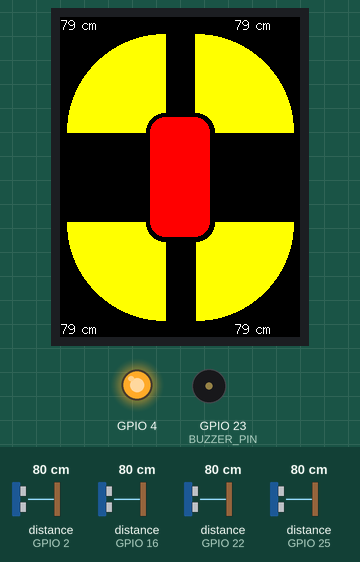
Recording of a sketch running on a simulated ESP32. Parts: 240×320 colour display, output pins drawn as LEDs (lit = HIGH), buzzer (waves = sounding). Wiring (inferred from the names in the program): 4 × ultrasonic range finder: trigger GPIO 15, echo GPIO 2 / trigger GPIO 17, echo GPIO 16 / trigger GPIO 21, echo GPIO 22 / trigger GPIO 26, echo GPIO 25. The inputs (shaded band) are chosen by the test bench; at power-on: distance to the obstacle (sensors on GPIO 2, GPIO 16, GPIO 22, GPIO 25) 80 cm. The echo pulse lasts 58.3 µs per cm; pins used as bus, display or sensor lines are not drawn; what the sketch prints to the serial monitor is not drawn.

Above: at 1.6 s.
1.7 s: distance to the obstacle (sensor on GPIO 2) set to 2 cm
At 4.3 s:
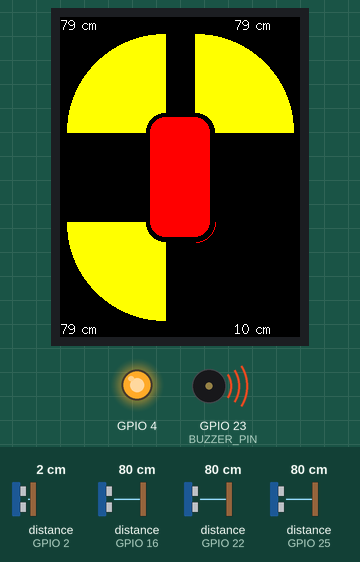
5.2 s: distance to the obstacle (sensor on GPIO 16) set to 35 cm
At 7.5 s:
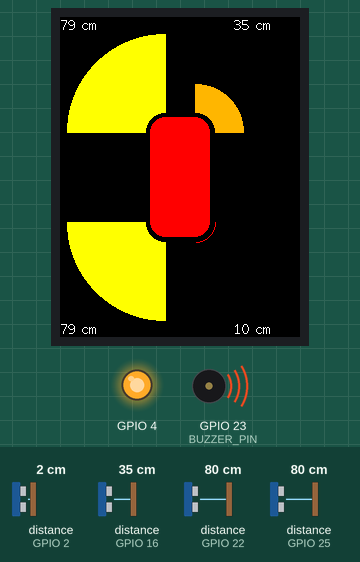
8.4 s: distance to the obstacle (sensor on GPIO 22) set to 86 cm
At 11.0 s:
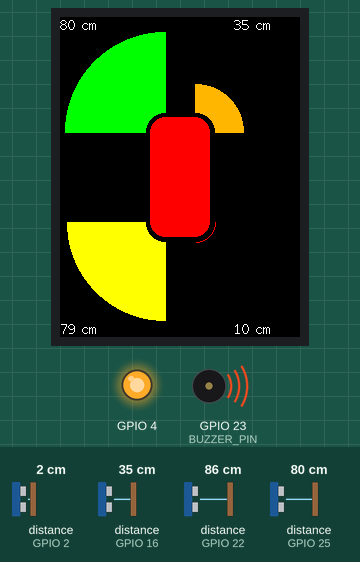
11.6 s: distance to the obstacle (sensor on GPIO 25) set to 2 cm
At 14.4 s:
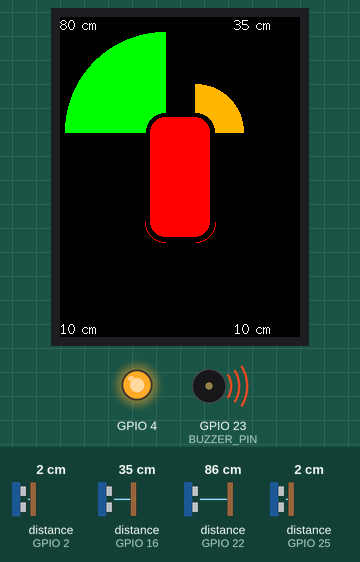
14.7 s: distance to the obstacle (sensor on GPIO 2) set to 18 cm
At 16.9 s:
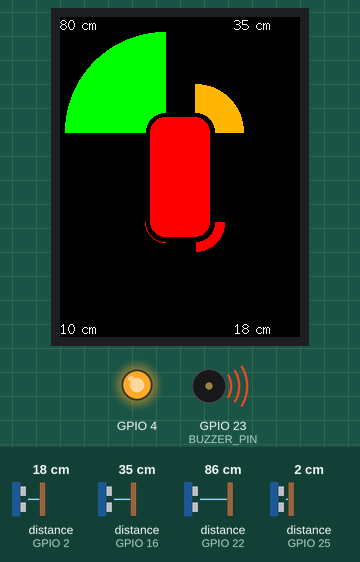
17.8 s: distance to the obstacle (sensor on GPIO 16) set to 2 cm
At 20.6 s:
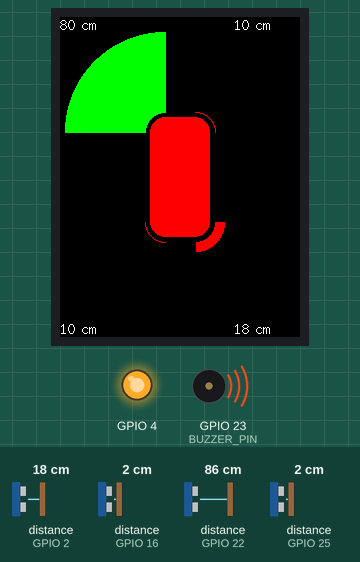
Timing chart, 0 to 21.9 s (numbered marks = the images above; inputs shaded):
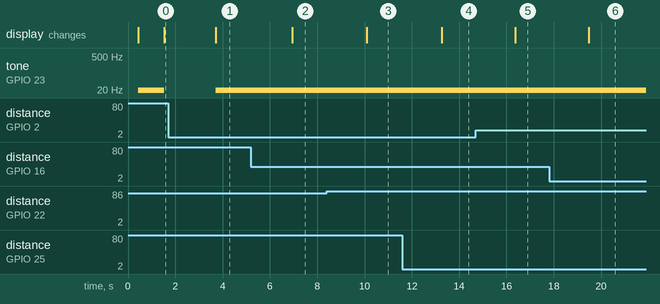

The sketch:

main.ino
```cpp
#include <Arduino.h>
#include <SPI.h>
#include <TFT_eSPI.h> // Hardware-specific library
#include <WiFi.h>
#include <WebServer.h>
#define TRIG_PIN_1 21
#define ECHO_PIN_1 22

#define TRIG_PIN_2 17
#define ECHO_PIN_2 16

#define TRIG_PIN_3 26
#define ECHO_PIN_3 25

#define TRIG_PIN_4 15
#define ECHO_PIN_4 2

#define SOUND_SPEED 0.0343 // Speed of sound in cm/us

#define BUZZER_PIN 23 // Pin connected to the buzzer

#define TONE_ZONE1 10 // Frequency for Zone 1 (closest)
#define TONE_ZONE2 5  // Frequency for Zone 2 (medium distance)
#define TONE_ZONE3 1  // Frequency for Zone 3 (far distance)

TFT_eSPI tft = TFT_eSPI(); // Create an instance of the TFT_eSPI library

// Define constants for drawing on the TFT
#define CAR_X 90
#define CAR_Y 100
#define CAR_W 60
#define CAR_H 120
#define CAR_R 15

#define MIN_DIST 10  // Define minimum distance
#define MAX_DIST 80 // Define maximum distance

// Define distance zones for color mapping
int Zone1 = 30, Zone2 = 50, Zone3 = 80;

volatile unsigned long duration1, duration2, duration3, duration4;
volatile unsigned long startTime1, startTime2, startTime3, startTime4;

int lastDistance1 = CAR_R + 5, lastDistance2 = CAR_R + 5, lastDistance3 = CAR_R + 5, lastDistance4 = CAR_R + 5;

WebServer server(80);

void IRAM_ATTR echoISR1()
{
  if (digitalRead(ECHO_PIN_1) == HIGH)
  {
    startTime1 = micros();
  }
  else
  {
    duration1 = micros() - startTime1;
  }
}

void IRAM_ATTR echoISR2()
{
  if (digitalRead(ECHO_PIN_2) == HIGH)
  {
    startTime2 = micros();
  }
  else
  {
    duration2 = micros() - startTime2;
  }
}

void IRAM_ATTR echoISR3()
{
  if (digitalRead(ECHO_PIN_3) == HIGH)
  {
    startTime3 = micros();
  }
  else
  {
    duration3 = micros() - startTime3;
  }
}

void IRAM_ATTR echoISR4()
{
  if (digitalRead(ECHO_PIN_4) == HIGH)
  {
    startTime4 = micros();
  }
  else
  {
    duration4 = micros() - startTime4;
  }
}

int returnColor(int Distance)
{
  return Distance < Zone1 ? TFT_RED : Distance < Zone2 ? TFT_ORANGE : Distance < Zone3   ? TFT_YELLOW : TFT_GREEN;
}

void setupHTTPServer()
{
  server.on("/", handleRoot);
  server.on("/setZones", HTTP_POST, handleSetZones);
  server.onNotFound(handleNotFound);
  server.begin();
}

void handleRoot()
{
  String html = "<!DOCTYPE html>";
  html += "<html>";
  html += "<head>";
  html += "<title>SRF05 Zone Control</title>";
  html += "<style>";
  html += "body { font-family: Arial, sans-serif; text-align: center; background-color: #f4f4f4; padding: 20px; }";
  html += "h1 { color: #333; }";
  html += ".zone-input { margin: 10px 0; }";
  html += ".zone-label { font-size: 20px; margin-right: 10px; }";
  html += "input[type='number'] { padding: 8px; width: 80px; font-size: 16px; }";
  html += "input[type='submit'] { background-color: #4CAF50; color: white; padding: 10px 20px; border: none; border-radius: 5px; cursor: pointer; font-size: 16px; }";
  html += "input[type='submit']:hover { background-color: #45a049; }";
  html += "</style>";
  html += "</head>";
  html += "<body>";
  html += "<h1>SRF05 Zone Control</h1>";
  html += "<form action='/setZones' method='POST'>";

  html += "<div class='zone-input'>";
  html += "<label class='zone-label' for='zone1'>Zone 1:</label>";
  html += "<input type='number' id='zone1' name='zone1' value='" + String(Zone1) + "'><br>";
  html += "</div>";

  html += "<div class='zone-input'>";
  html += "<label class='zone-label' for='zone2'>Zone 2:</label>";
  html += "<input type='number' id='zone2' name='zone2' value='" + String(Zone2) + "'><br>";
  html += "</div>";

  html += "<div class='zone-input'>";
  html += "<label class='zone-label' for='zone3'>Zone 3:</label>";
  html += "<input type='number' id='zone3' name='zone3' value='" + String(Zone3) + "'><br>";
  html += "</div>";

  html += "<input type='submit' value='Set Zones'>";
  html += "</form>";
  html += "</body>";
  html += "</html>";

  server.send(200, "text/html", html);
}

void handleSetZones()
{
  if (server.hasArg("zone1"))
    Zone1 = server.arg("zone1").toInt();
  if (server.hasArg("zone2"))
    Zone2 = server.arg("zone2").toInt();
  if (server.hasArg("zone3"))
    Zone3 = server.arg("zone3").toInt();

  // Redirect back to the main page
  server.sendHeader("Location", "/");
  server.send(303);
}

void handleNotFound()
{
  // String path = server.uri();
  // if (path != "")
  // {
  //   String file = readFile(path);
  //   String type = getContentType(path);
  //   HTTPSend(file, type);
  // }
  // else
  // {
  String message = "File Not Found\n\n";
  message += "URI: ";
  message += server.uri();
  message += "\nMethod: ";
  message += (server.method() == HTTP_GET) ? "GET" : "POST";
  message += "\nArguments: ";
  message += server.args();
  message += "\n";
  for (uint8_t i = 0; i < server.args(); i++)
  {
    message += " " + server.argName(i) + ": " + server.arg(i) + "\n";
  }
  server.send(404, "text/plain", message);
  // }
}

void setup()
{
  Serial.begin(115200);

  WiFi.softAP("Radar");
  WiFi.mode(WIFI_AP);

  // if (!WiFi.softAP("Radar")) {
  //   log_e("Soft AP creation failed.");
  //   while (1);
  // }
  IPAddress myIP = WiFi.softAPIP();
  Serial.print("AP IP address: ");
  Serial.println(myIP);

  // Initialize TFT
  tft.init();
  tft.setRotation(2);
  tft.fillScreen(TFT_BLACK);
  tft.fillRoundRect(CAR_X, CAR_Y, CAR_W, CAR_H, CAR_R, TFT_RED);

  // Setup SRF05 sensors
  pinMode(TRIG_PIN_1, OUTPUT);
  pinMode(ECHO_PIN_1, INPUT_PULLUP);
  pinMode(TRIG_PIN_2, OUTPUT);
  pinMode(ECHO_PIN_2, INPUT_PULLUP);
  pinMode(TRIG_PIN_3, OUTPUT);
  pinMode(ECHO_PIN_3, INPUT_PULLUP);
  pinMode(TRIG_PIN_4, OUTPUT);
  pinMode(ECHO_PIN_4, INPUT_PULLUP);

  pinMode(4, OUTPUT);
  digitalWrite(4, HIGH);

  pinMode(BUZZER_PIN, OUTPUT);
  digitalWrite(BUZZER_PIN, HIGH);
  delay(200);
  digitalWrite(BUZZER_PIN, LOW);

  attachInterrupt(digitalPinToInterrupt(ECHO_PIN_1), echoISR1, CHANGE);
  attachInterrupt(digitalPinToInterrupt(ECHO_PIN_2), echoISR2, CHANGE);
  attachInterrupt(digitalPinToInterrupt(ECHO_PIN_3), echoISR3, CHANGE);
  attachInterrupt(digitalPinToInterrupt(ECHO_PIN_4), echoISR4, CHANGE);

  // Setup web server
  setupHTTPServer();
}

void loop()
{
  server.handleClient();

  // Trigger each sensor one by one
  triggerSensor(TRIG_PIN_1);
  // delay(60); // Ensure at least 60ms between each trigger

  triggerSensor(TRIG_PIN_2);
  // delay(60);

  triggerSensor(TRIG_PIN_3);
  // delay(60);

  triggerSensor(TRIG_PIN_4);
  // delay(60);

  // Calculate distances
  int distance1 = duration1 * SOUND_SPEED / 2;
  int distance2 = duration2 * SOUND_SPEED / 2;
  int distance3 = duration3 * SOUND_SPEED / 2;
  int distance4 = duration4 * SOUND_SPEED / 2;

  distance1 = constrain(distance1, MIN_DIST, MAX_DIST);
  distance2 = constrain(distance2, MIN_DIST, MAX_DIST);
  distance3 = constrain(distance3, MIN_DIST, MAX_DIST);
  distance4 = constrain(distance4, MIN_DIST, MAX_DIST);

  // Display the distance values in the corners
  tft.setTextColor(TFT_WHITE, TFT_BLACK); // Set text color to white with black background

  tft.fillRect(58, 0, 8, 16, TFT_BLACK);
  tft.drawString(String(distance1) + " cm", 0, 0, 2); // Top-left corner
  tft.fillRect(232, 0, 8, 16, TFT_BLACK);
  tft.drawString(String(distance2) + " cm", 174, 0, 2); // Top-right corner
  tft.fillRect(58, 304, 8, 16, TFT_BLACK);
  tft.drawString(String(distance3) + " cm", 0, 320 - 16, 2); // Bottom-left corner
  tft.fillRect(232, 304, 8, 16, TFT_BLACK);
  tft.drawString(String(distance4) + " cm", 174, 320 - 16, 2); // Bottom-right corner

  uint16_t color1 = returnColor(distance1);
  uint16_t color2 = returnColor(distance2);
  uint16_t color3 = returnColor(distance3);
  uint16_t color4 = returnColor(distance4);

  // Map and constrain distances for visual representation
  distance1 = map(distance1, MIN_DIST, MAX_DIST, CAR_R + 5, 100);
  distance2 = map(distance2, MIN_DIST, MAX_DIST, CAR_R + 5, 100);
  distance3 = map(distance3, MIN_DIST, MAX_DIST, CAR_R + 5, 100);
  distance4 = map(distance4, MIN_DIST, MAX_DIST, CAR_R + 5, 100);

  // Erase previous arcs
  if (distance1 < lastDistance1)
    tft.drawArc(CAR_X + CAR_R, CAR_Y + CAR_R, lastDistance1, CAR_R + 5, 90, 180, TFT_BLACK, TFT_BLACK, true);
  if (distance2 < lastDistance2)
    tft.drawArc(CAR_X + CAR_W - CAR_R, CAR_Y + CAR_R, lastDistance2, CAR_R + 5, 180, 270, TFT_BLACK, TFT_BLACK, true);
  if (distance3 < lastDistance3)
    tft.drawArc(CAR_X + CAR_R, CAR_Y + CAR_H - CAR_R, lastDistance3, CAR_R + 5, 0, 90, TFT_BLACK, TFT_BLACK, true);
  if (distance4 < lastDistance4)
    tft.drawArc(CAR_X + CAR_W - CAR_R, CAR_Y + CAR_H - CAR_R, lastDistance4, CAR_R + 5, 270, 360, TFT_BLACK, TFT_BLACK, true);

  // Draw new arcs
  tft.drawArc(CAR_X + CAR_R, CAR_Y + CAR_R, distance1, CAR_R + 5, 90, 180, color1, TFT_RED, true);
  tft.drawArc(CAR_X + CAR_W - CAR_R, CAR_Y + CAR_R, distance2, CAR_R + 5, 180, 270, color2, TFT_RED, true);
  tft.drawArc(CAR_X + CAR_R, CAR_Y + CAR_H - CAR_R, distance3, CAR_R + 5, 0, 90, color3, TFT_RED, true);
  tft.drawArc(CAR_X + CAR_W - CAR_R, CAR_Y + CAR_H - CAR_R, distance4, CAR_R + 5, 270, 360, color4, TFT_RED, true);

  // Store current distances
  lastDistance1 = distance1;
  lastDistance2 = distance2;
  lastDistance3 = distance3;
  lastDistance4 = distance4;

  // Find the minimum distance among all sensors
  int minDistance = min(min(distance1, distance2), min(distance3, distance4));

  // Determine the zone of the closest object based on the minimum distance
  int closestZone = determineZone(minDistance);

  // Control the buzzer based on the closest zone
  controlBuzzer(closestZone);


  delay(1000);
}

int determineZone(int distance) {
  if (distance < Zone1) {
    return 1;
  } else if (distance < Zone2) {
    return 2;
  } else if (distance < Zone3) {
    return 3;
  } else {
    return 4;
  }
}

void controlBuzzer(int zone) {
  switch (zone) {
    case 1:
      tone(BUZZER_PIN, TONE_ZONE1);
      break;
    case 2:
      tone(BUZZER_PIN, TONE_ZONE2);
      break;
    case 3:
      tone(BUZZER_PIN, TONE_ZONE3);
      break;
    case 4:
    default:
      noTone(BUZZER_PIN); // Stop the buzzer in Zone 4
      break;
  }
}

void triggerSensor(int trigPin)
{
  digitalWrite(trigPin, LOW);
  delayMicroseconds(2);
  digitalWrite(trigPin, HIGH);
  delayMicroseconds(10);
  digitalWrite(trigPin, LOW);
}
```

Measured:
- the behaviour switches between 80 and 81 cm on distance to the obstacle (sensor on GPIO 22) (found by bisection; images 2 and 3)
- after the input at 1.7 s, tone on GPIO 23 (BUZZER_PIN): silent → 10 Hz after 2.0 s; the display: changes after 2.0 s (image 1)
- after the input at 5.2 s, the display: changes after 1.7 s (image 2)
- after the input at 8.4 s, the display: changes after 1.7 s (image 3)
- after the input at 11.6 s, the display: changes after 1.7 s (image 4)
- after the input at 14.7 s, the display: changes after 1.7 s (image 5)
- after the input at 17.8 s, the display: changes after 1.7 s (image 6)
